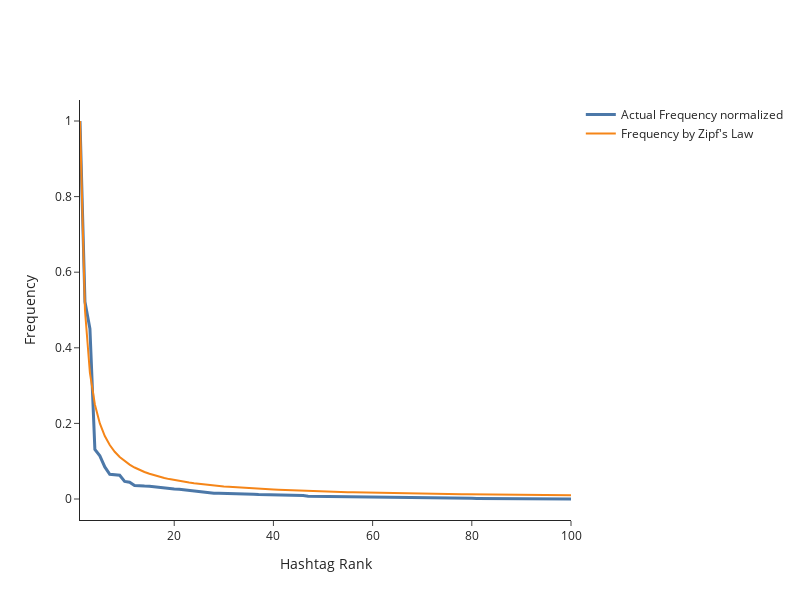

Notebook source saved alongside this figure:
### Markdown cell above
### Hashtag Distribution and Zipf's Law

Looking at the hashtags and their total usage, we find a distribution by *Zipf's Law*. *Zipf's Law* is well known in linguistics and describes the following. Let $e \in E$ be an element and $p$ be the probability of the appearance of this element $e$. Ordering the elements in $E$ by frequency, $p$ is inversely proportional to the rank $n$ of the element $e$:
$$p(n)\sim\frac{1}{n}$$
(Source: https://de.wikipedia.org/wiki/Zipfsches_Gesetz)

In our case, this means that we have few hashtags which were used very often, e.g. *#afd*, *#btw17*, *#spd*, while most of the hashtags were used only little. You can see this looking at the below plot of the frequency of the top 500 hashtags.

### Code cell
plot_hashtags_zipf_distribution(hashtags, 100)
